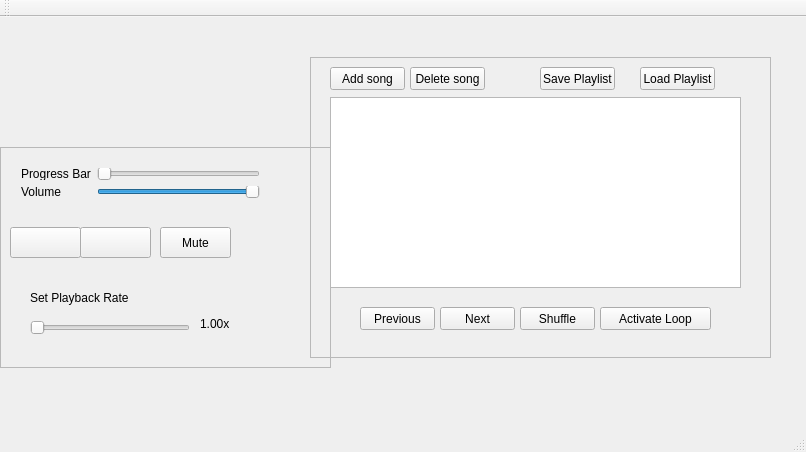
<?xml version="1.0" encoding="UTF-8"?>
<ui version="4.0">
 <class>MainWindow</class>
 <widget class="QMainWindow" name="MainWindow">
  <property name="geometry">
   <rect>
    <x>0</x>
    <y>0</y>
    <width>806</width>
    <height>452</height>
   </rect>
  </property>
  <property name="windowTitle">
   <string>MainWindow</string>
  </property>
  <widget class="QWidget" name="centralWidget">
   <widget class="QFrame" name="frame1">
    <property name="geometry">
     <rect>
      <x>0</x>
      <y>130</y>
      <width>331</width>
      <height>221</height>
     </rect>
    </property>
    <property name="frameShape">
     <enum>QFrame::StyledPanel</enum>
    </property>
    <property name="frameShadow">
     <enum>QFrame::Raised</enum>
    </property>
    <widget class="QLabel" name="label_3">
     <property name="geometry">
      <rect>
       <x>200</x>
       <y>170</y>
       <width>47</width>
       <height>13</height>
      </rect>
     </property>
     <property name="text">
      <string>1.00x</string>
     </property>
    </widget>
    <widget class="QLabel" name="label_4">
     <property name="geometry">
      <rect>
       <x>30</x>
       <y>140</y>
       <width>111</width>
       <height>21</height>
      </rect>
     </property>
     <property name="text">
      <string>Set Playback Rate</string>
     </property>
    </widget>
    <widget class="QSlider" name="horizontalSlider">
     <property name="geometry">
      <rect>
       <x>30</x>
       <y>170</y>
       <width>160</width>
       <height>22</height>
      </rect>
     </property>
     <property name="minimum">
      <number>100</number>
     </property>
     <property name="maximum">
      <number>400</number>
     </property>
     <property name="singleStep">
      <number>25</number>
     </property>
     <property name="pageStep">
      <number>25</number>
     </property>
     <property name="orientation">
      <enum>Qt::Horizontal</enum>
     </property>
    </widget>
    <widget class="QWidget" name="layoutWidget">
     <property name="geometry">
      <rect>
       <x>10</x>
       <y>10</y>
       <width>261</width>
       <height>52</height>
      </rect>
     </property>
     <layout class="QFormLayout" name="formLayout">
      <item row="0" column="1">
       <widget class="QSlider" name="sliderProgress">
        <property name="orientation">
         <enum>Qt::Horizontal</enum>
        </property>
       </widget>
      </item>
      <item row="1" column="0">
       <widget class="QLabel" name="label_2">
        <property name="text">
         <string>Volume</string>
        </property>
       </widget>
      </item>
      <item row="0" column="0">
       <widget class="QLabel" name="label">
        <property name="text">
         <string>Progress Bar</string>
        </property>
       </widget>
      </item>
      <item row="1" column="1">
       <widget class="QSlider" name="sliderVolume">
        <property name="value">
         <number>99</number>
        </property>
        <property name="orientation">
         <enum>Qt::Horizontal</enum>
        </property>
       </widget>
      </item>
     </layout>
    </widget>
    <widget class="QPushButton" name="stop">
     <property name="geometry">
      <rect>
       <x>80</x>
       <y>80</y>
       <width>71</width>
       <height>31</height>
      </rect>
     </property>
     <property name="text">
      <string/>
     </property>
    </widget>
    <widget class="QPushButton" name="mute">
     <property name="geometry">
      <rect>
       <x>160</x>
       <y>80</y>
       <width>71</width>
       <height>31</height>
      </rect>
     </property>
     <property name="text">
      <string>Mute</string>
     </property>
    </widget>
    <widget class="QPushButton" name="play">
     <property name="geometry">
      <rect>
       <x>10</x>
       <y>80</y>
       <width>71</width>
       <height>31</height>
      </rect>
     </property>
     <property name="text">
      <string/>
     </property>
    </widget>
   </widget>
   <widget class="QFrame" name="frame2">
    <property name="geometry">
     <rect>
      <x>310</x>
      <y>40</y>
      <width>461</width>
      <height>301</height>
     </rect>
    </property>
    <property name="frameShape">
     <enum>QFrame::StyledPanel</enum>
    </property>
    <property name="frameShadow">
     <enum>QFrame::Raised</enum>
    </property>
    <widget class="QTableWidget" name="playlist">
     <property name="geometry">
      <rect>
       <x>20</x>
       <y>40</y>
       <width>411</width>
       <height>191</height>
      </rect>
     </property>
     <property name="sizeAdjustPolicy">
      <enum>QAbstractScrollArea::AdjustToContentsOnFirstShow</enum>
     </property>
     <property name="sortingEnabled">
      <bool>false</bool>
     </property>
    </widget>
    <widget class="QPushButton" name="CurrentSongInLoop">
     <property name="geometry">
      <rect>
       <x>290</x>
       <y>250</y>
       <width>111</width>
       <height>23</height>
      </rect>
     </property>
     <property name="text">
      <string>Activate Loop</string>
     </property>
    </widget>
    <widget class="QPushButton" name="Shuffle">
     <property name="geometry">
      <rect>
       <x>210</x>
       <y>250</y>
       <width>75</width>
       <height>23</height>
      </rect>
     </property>
     <property name="text">
      <string>Shuffle</string>
     </property>
    </widget>
    <widget class="QPushButton" name="Previous">
     <property name="geometry">
      <rect>
       <x>50</x>
       <y>250</y>
       <width>75</width>
       <height>23</height>
      </rect>
     </property>
     <property name="text">
      <string>Previous</string>
     </property>
    </widget>
    <widget class="QPushButton" name="Next">
     <property name="geometry">
      <rect>
       <x>130</x>
       <y>250</y>
       <width>75</width>
       <height>23</height>
      </rect>
     </property>
     <property name="text">
      <string>Next</string>
     </property>
    </widget>
    <widget class="QPushButton" name="add_song">
     <property name="geometry">
      <rect>
       <x>20</x>
       <y>10</y>
       <width>75</width>
       <height>23</height>
      </rect>
     </property>
     <property name="text">
      <string>Add song</string>
     </property>
    </widget>
    <widget class="QPushButton" name="DeleteSong">
     <property name="geometry">
      <rect>
       <x>100</x>
       <y>10</y>
       <width>75</width>
       <height>23</height>
      </rect>
     </property>
     <property name="text">
      <string>Delete song</string>
     </property>
    </widget>
    <widget class="QPushButton" name="SavePlaylist">
     <property name="geometry">
      <rect>
       <x>230</x>
       <y>10</y>
       <width>75</width>
       <height>23</height>
      </rect>
     </property>
     <property name="text">
      <string>Save Playlist</string>
     </property>
    </widget>
    <widget class="QPushButton" name="LoadPlaylist">
     <property name="geometry">
      <rect>
       <x>330</x>
       <y>10</y>
       <width>75</width>
       <height>23</height>
      </rect>
     </property>
     <property name="text">
      <string>Load Playlist</string>
     </property>
    </widget>
   </widget>
  </widget>
  <widget class="QMenuBar" name="menuBar">
   <property name="geometry">
    <rect>
     <x>0</x>
     <y>0</y>
     <width>806</width>
     <height>21</height>
    </rect>
   </property>
  </widget>
  <widget class="QToolBar" name="mainToolBar">
   <attribute name="toolBarArea">
    <enum>TopToolBarArea</enum>
   </attribute>
   <attribute name="toolBarBreak">
    <bool>false</bool>
   </attribute>
  </widget>
  <widget class="QStatusBar" name="statusBar"/>
 </widget>
 <layoutdefault spacing="6" margin="11"/>
 <tabstops>
  <tabstop>play</tabstop>
  <tabstop>sliderVolume</tabstop>
  <tabstop>stop</tabstop>
  <tabstop>sliderProgress</tabstop>
 </tabstops>
 <resources/>
 <connections/>
</ui>
